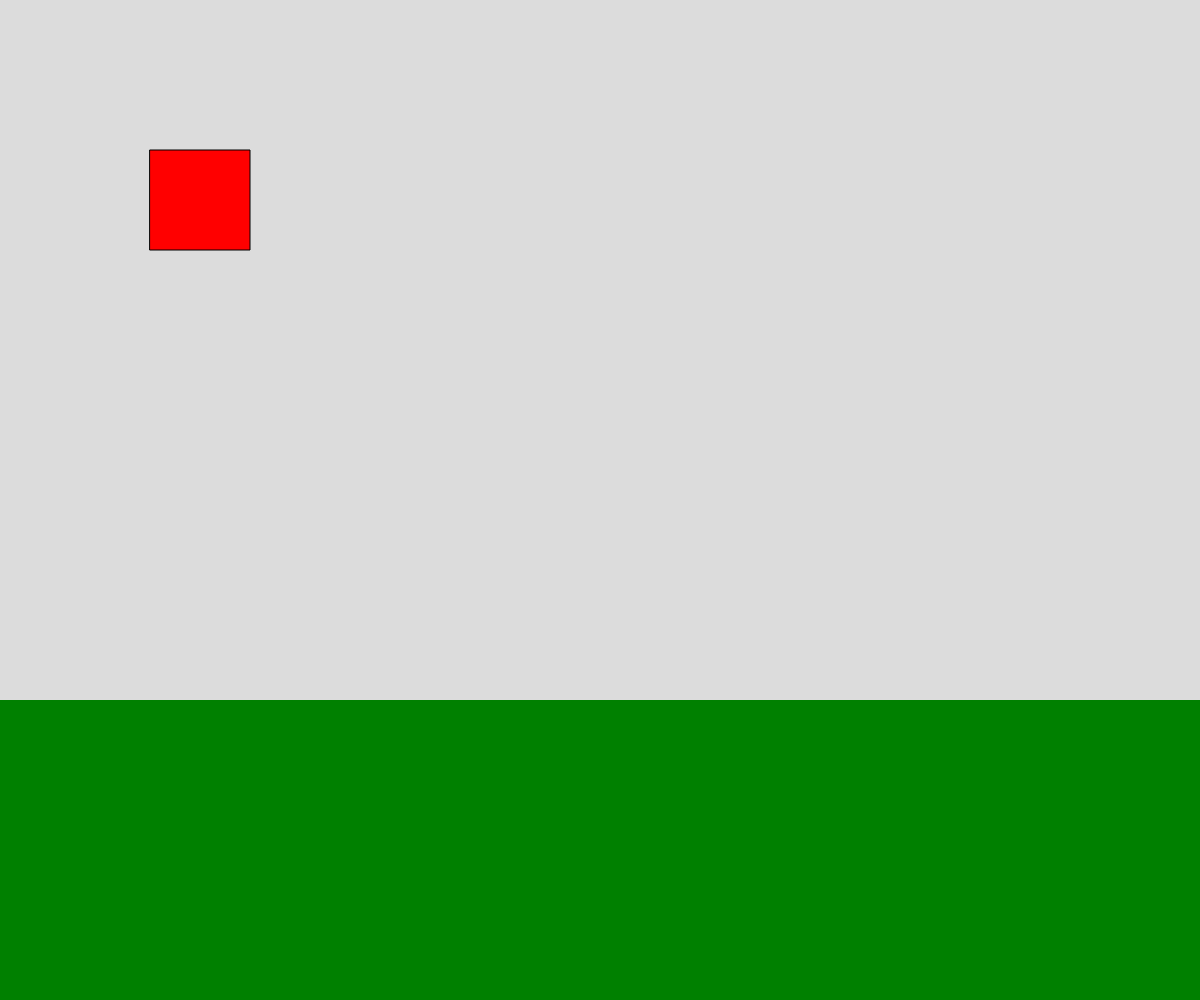
Frame 1 (no input)
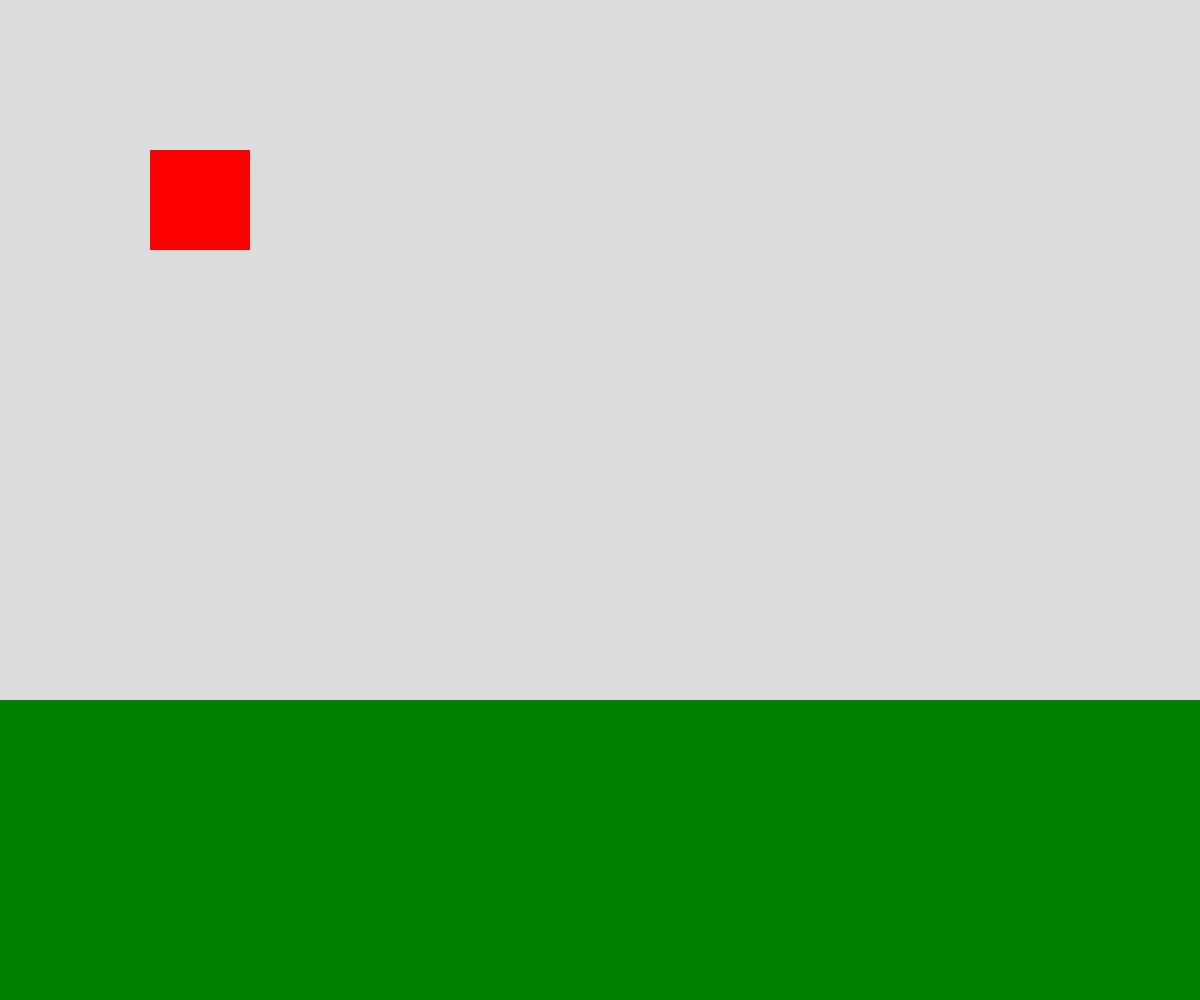
Frame 60 (no input)
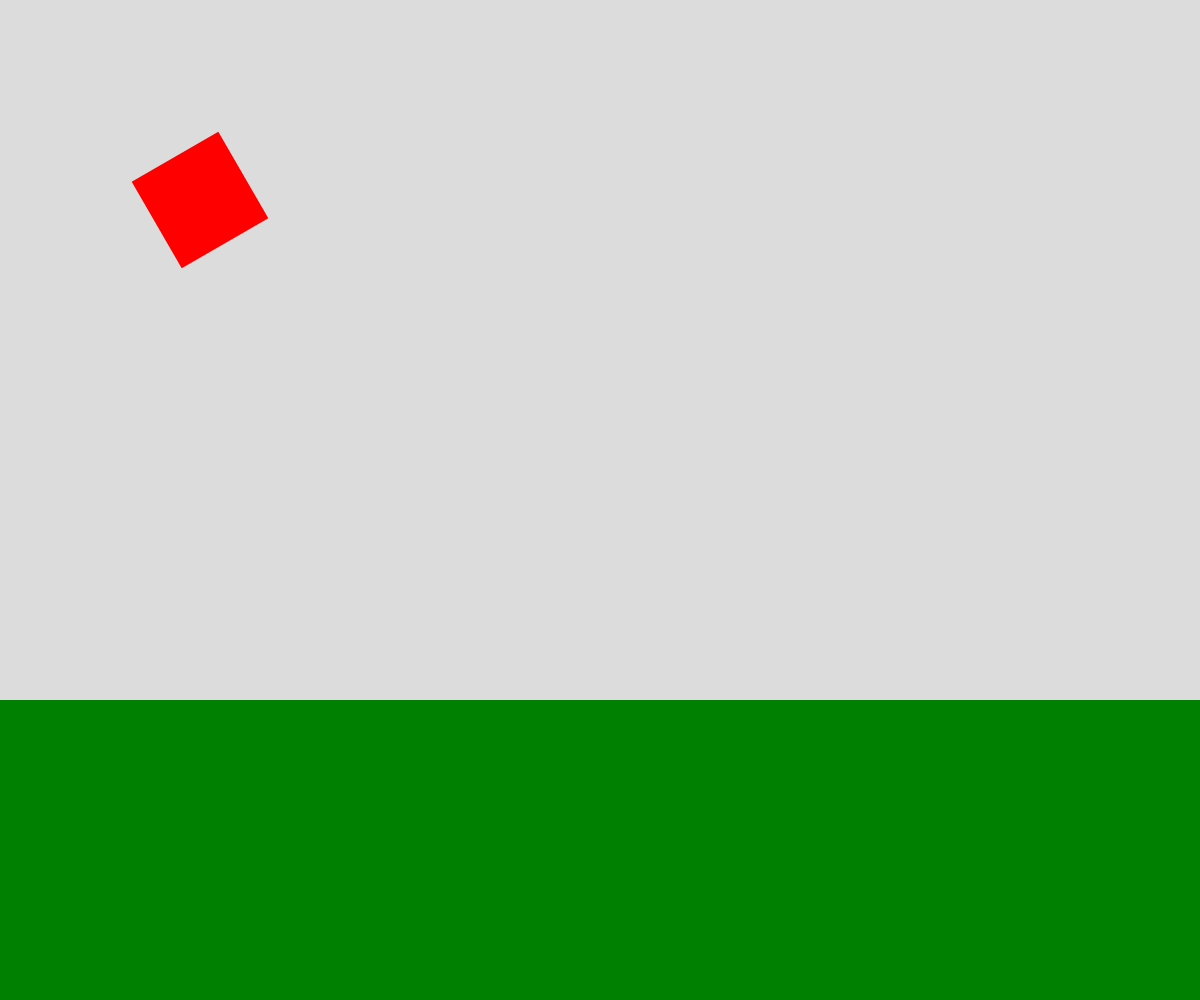
Frame 120 (the mouse pressed at the canvas centre since frame 60)

The p5.js sketch that drew these frames (run headless with seeded random() and noise() and a simulated clock; from frame 60 on, the mouse is pressed at the canvas centre):

// p5.js sketch
// ── sketch.js
// Translate and rotate
// Navya sauhta
// 17 oct 2024
//
// Extra for Experts:
// - describe what you did to take this project "above and beyond"


function setup() {
  createCanvas(windowWidth, windowHeight);
  angleMode(DEGREES);
  rectMode(CENTER);
}

function draw() {
  background(220);

  push();//save the transmission matrix
  translate(200,200);
  rotate(mouseX);
  fill("red");
  square(0, 0, 100);
  pop();//reset to the push version


  fill("green");
  noStroke();
  rect(width/2, height - 100, width * 2, 400);
}
